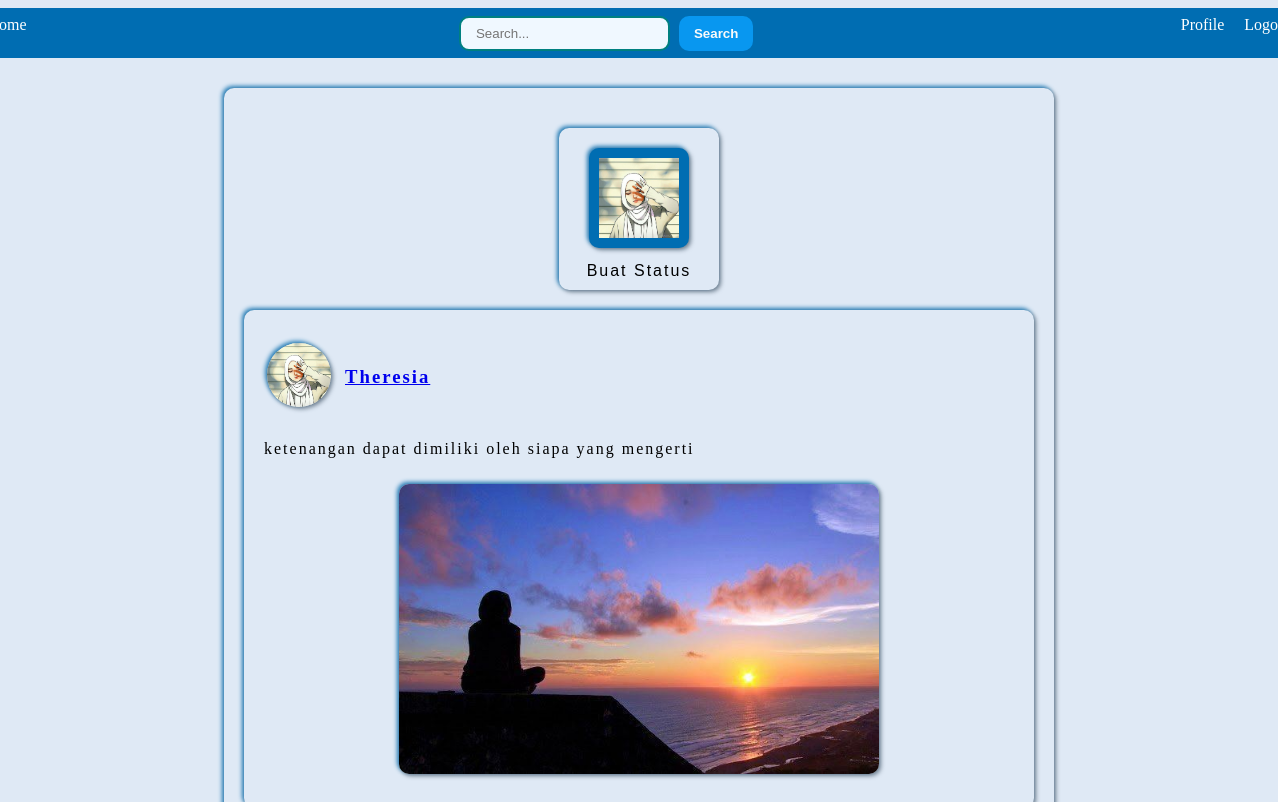
Screenshot of /status.php (signed in) with the database file from the repository.
### tables this page shows
CREATE TABLE `user` (
  `id_user` int(20) NOT NULL,
  `nama` varchar(100) DEFAULT NULL,
  `email` varchar(50) DEFAULT NULL,
  `alamat` varchar(150) DEFAULT NULL,
  `no_hp` varchar(20) DEFAULT NULL,
  `tgl_lahir` date DEFAULT NULL,
  `tempat_lahir` varchar(45) DEFAULT NULL,
  `photos` varchar(100) NOT NULL,
  `level` varchar(50) NOT NULL,
  `password` varchar(255) DEFAULT NULL
);

CREATE TABLE `photos` (
  `id_photos` int(20) NOT NULL,
  `id_user` int(20) DEFAULT NULL,
  `nama_photos` varchar(150) DEFAULT NULL,
  `keterangan` varchar(256) DEFAULT NULL
);

### status.php (the view, shortened to what this page needs)
<!DOCTYPE html>
<html lang="id">
<head>
	<link rel="stylesheet" type="text/css" href="css/profileStatus.css">
	<link rel="stylesheet" href="css/header.css">
</head>
<body>
    <?php
		include('header.inc');
	?>
	<div align= "center" class="container">
		<div align="center" class="kotak" >
			<fieldset>
			<div align="center" class="contain">
				<div class="button2">
					<button onclick="window.location.href='post.php' " class="btn2">
				<?php
			   		include('koneksiPDO.php');
					$statement = $koneksi->prepare("SELECT photos, nama FROM user WHERE(id_user = :id_user)");
					$statement->bindValue(':id_user', $_SESSION['id_user']);
					$statement->execute();
					foreach ($statement as $row){
						$photos=$row['photos'];
					}
					echo '<img src="profil/'.$photos.'" alt="photo" </a>';
				?>
				Buat Status</button>
				</div>
			</div>
			<?php
				include('koneksiPDO.php');
				$status = $koneksi->prepare("SELECT * FROM photos");
				$status->execute();
                $baris = $status->fetchAll(PDO::FETCH_ASSOC);
				$panjang_baris = count($baris);
				for($i=$panjang_baris-1; $i>=0;$i--){
					$isi_baris = $baris[$i];
					$id_user = $isi_baris['id_user'];
					$cari_profil = $koneksi->prepare("SELECT nama, photos FROM user WHERE(id_user = :id_user)");
					$cari_profil->bindValue(':id_user', $id_user);
					$cari_profil->execute();
					foreach($cari_profil as $list){
						$nama_user = $list['nama'];
						$foto_user = $list['photos'];
					}
					$photo=$isi_baris['nama_photos'];
					$keterangan=$isi_baris['keterangan'];
					echo'<div align="center" class="kotak" >
					<fieldset >
						<div align="left" class="status">
							<table>
							<div class="row">
								<td> ';
							echo '<img src="profil/'.$foto_user.'" alt="photo" </a>';
						echo'</td>
							</div>
							<div  class="colom">
								<td>
									<h3>';
										if($id_user == $_SESSION['id_user']){
											echo'<a href="profile.php">'; echo $nama_user;
											echo '</a>';
										} else{
											echo'<a href="user_search.php?id_user='; echo $id_user; echo'">'; echo $nama_user;
											echo '</a>';
										}
									echo '</h3>
								</td>
							</div>
							</table>
							<div>';
								echo'<p>'; echo $keterangan; echo'</p>
							</div>
							<div align="center">';
								echo '<img  class="img2" src="upload/'.$photo.'" alt="photo">';
							echo'</div>
						</div>
						</fieldset>
						</div>';
				}
				?>
			</fieldset>
		</div>
	</div>
</body>
</html>

### css/profileStatus.css (style rules this page uses)
body { display: flex; border: 1px ; flex-direction: column; justify-content: center; align-items: center; background-color: #DFE9F5; }
.container { height: 100%; width: 850px; padding: 10px; }
.contain img { border-radius: 100%; max-width: 10rem; text-align: center; margin: 10px 0; box-shadow: 2px 2px 4px rgba(44,62,80,0.6),-2px -2px 4px rgba(41,128,185,1); }
div.button2 { margin: 20px 0; }
.button2 button img { border-radius: 100%; max-width: 5rem; margin: 10px 0; }
button.btn2 { letter-spacing: 2px; font-weight: 530; font-size: 1em; border: none; outline: none; border-radius: 10px; padding: 10px; width: 160px; overflow: hidden; margin: 0 10px; background: none ; position: relative; box-shadow: 2px 2px 4px rgba(44,62,80,0.6),-2px -2px 4px rgba(41,128,185,1); }
button.btn2::after { opacity: 0.8; z-index: -1; border-radius: 10px; content: ""; top: 0; left: 100%; position: absolute; width: 100%; height: 100%; background-color: #006DB2; }
button.btn2 img { letter-spacing: 1px; font-weight: 200; font-size: 2em; border: none; outline: none; border-radius: 10px; padding: 10px; width: 160px; background: #006DB2 ; box-shadow: 2px 2px 4px rgba(44,62,80,0.6),-2px -2px 4px rgba(41,128,185,1); }
fieldset { margin: 10px 0px; letter-spacing: 2px; font-weight: 530; font-size: 1em; border: none; outline: none; border-radius: 10px; padding: 20px; width: 750px; background: none ; box-shadow: 2px 2px 4px rgba(44,62,80,0.6),-2px -2px 4px rgba(41,128,185,1); }
.status img { border-radius: 100%; max-width: 4rem; margin: 10px 0; box-shadow: 2px 2px 4px rgba(44,62,80,0.6),-2px -2px 4px rgba(41,128,185,1); }
img.img2 { border-radius: 10px; max-width: 30rem; margin: 10px 0; }
div.kotak { margin: 20px 0; }
h3 { padding: 10px; }

### css/header.css (style rules this page uses)
body { background-color: #DFE9F5; }

### rows the page displays
user: photos (picture), nama "Theresia", photos.nama_photos (picture)
photos: keterangan "ketenangan dapat dimiliki oleh siapa yang mengerti"
